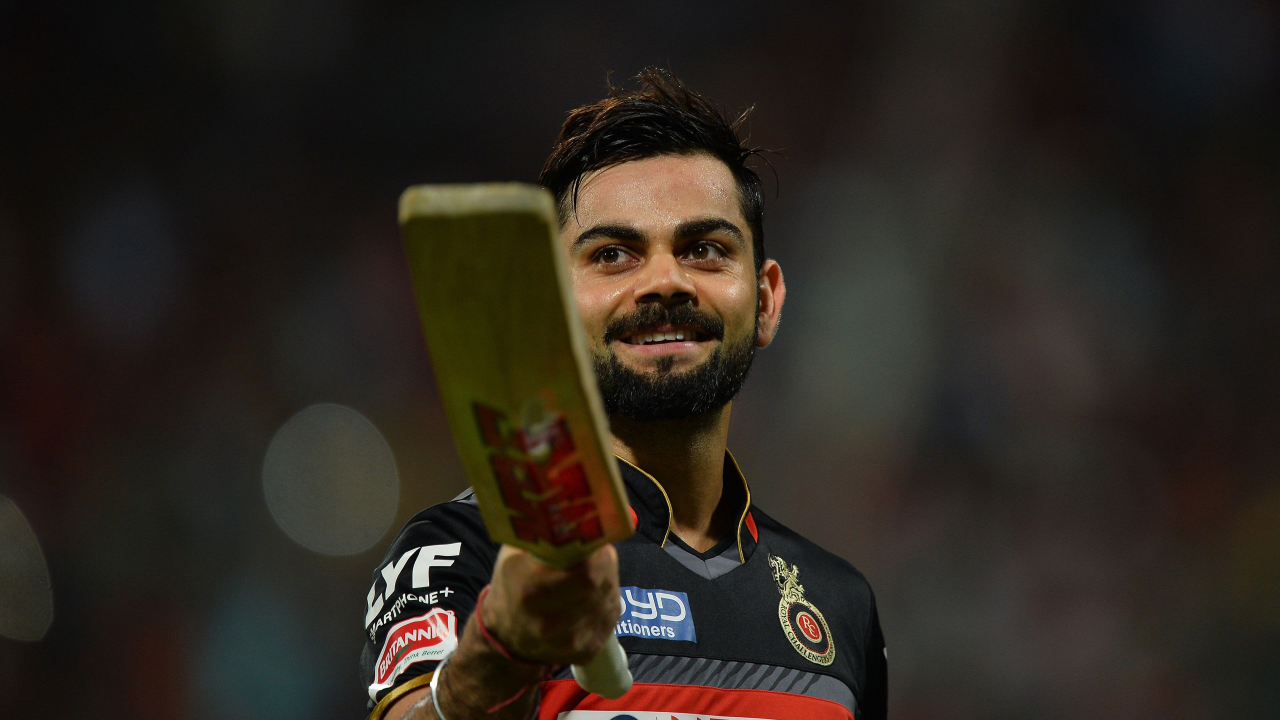
#> input picture koh.jpg, 3840 x 2160 px (shown at 1/3 size)
$ python thresh.py
#> lines starting #> are read from the running program, lines starting #| are printed output that depends on the picture; after the words box and inside, x2 and y2 are one past the last pixel; in counts of white or black regions, pixels touching at a corner belong together
import cv2 as cv
import numpy as np
img=cv.imread('koh.jpg')
#> img is the input picture: shape (2160, 3840, 3); mean B, G, R 31.3, 38.4, 45
img=cv.resize(img,(800,600),interpolation=cv.INTER_AREA)
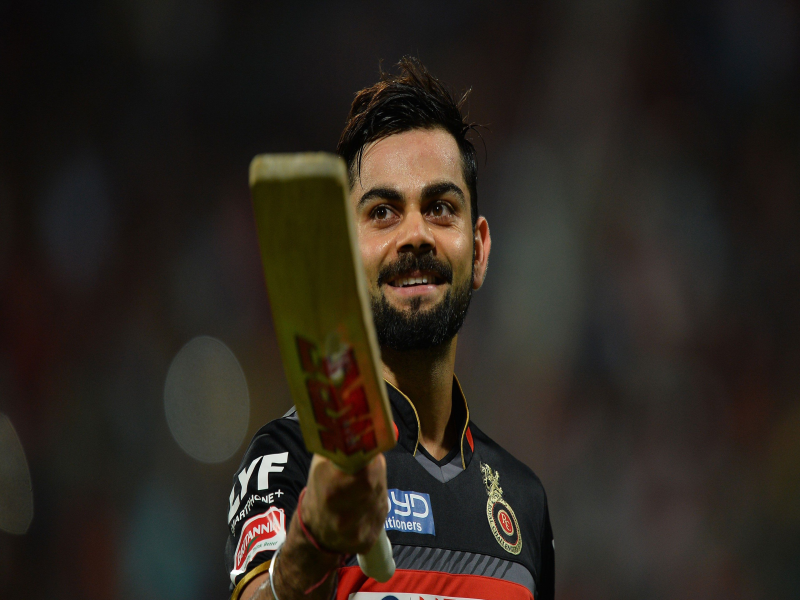
#> img: shape (600, 800, 3); mean B, G, R 31.3, 38.4, 45
cv.imshow('ori',img)
gray=cv.cvtColor(img,cv.COLOR_BGR2GRAY)
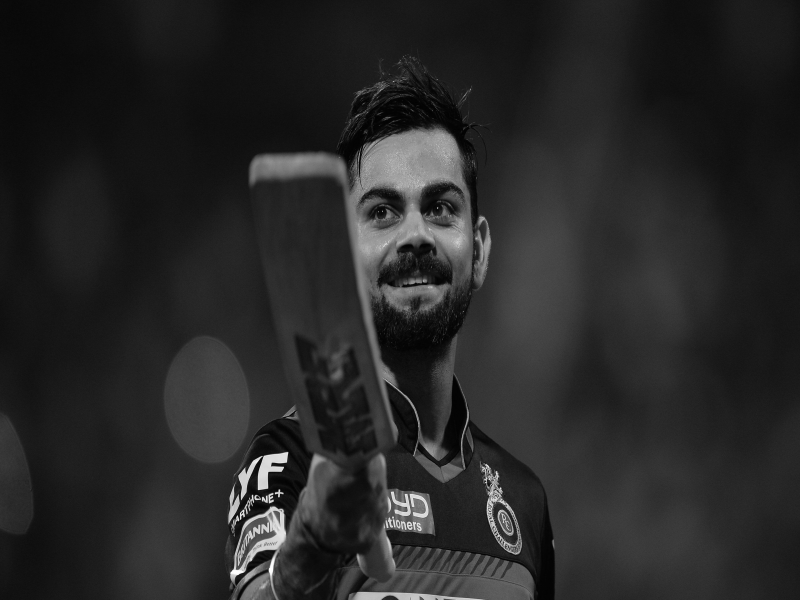
#> gray: shape (600, 800); min 2, max 254, mean 39.5
thr,the=cv.threshold(gray,150,225,cv.THRESH_BINARY)
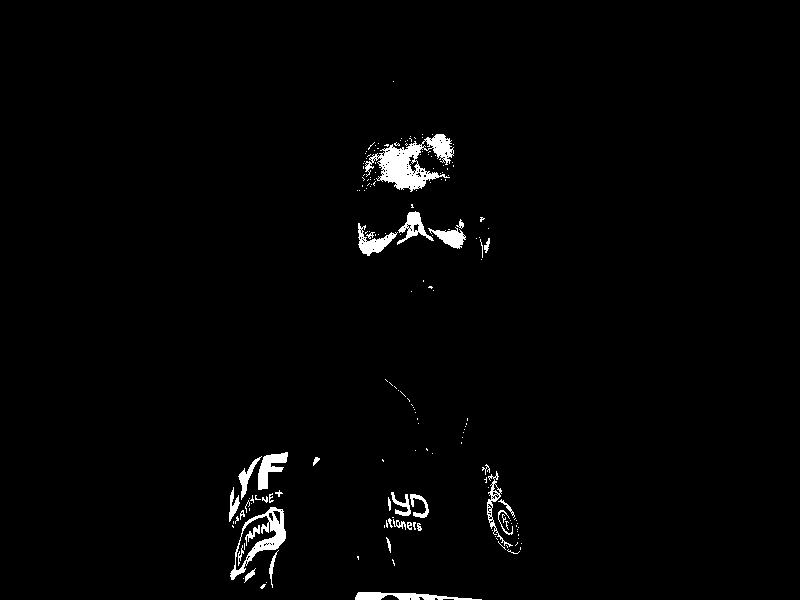
#> the: shape (600, 800); values 0 (black) and 225 (white), 1.7% white; 180 white regions (146 under 20 px), largest, box (x1, y1, x2, y2) and area: (365, 134, 454, 192) 2206, (230, 507, 286, 580) 1043, (355, 592, 482, 600) 582
cv.imshow("thre",the)
thinv,theinv=cv.threshold(gray,150,225,cv.THRESH_BINARY_INV)
cv.imshow("inv",theinv)
#adaptive thresh
ada=cv.adaptiveThreshold(gray,255,cv.ADAPTIVE_THRESH_MEAN_C,cv.THRESH_BINARY,13,3)
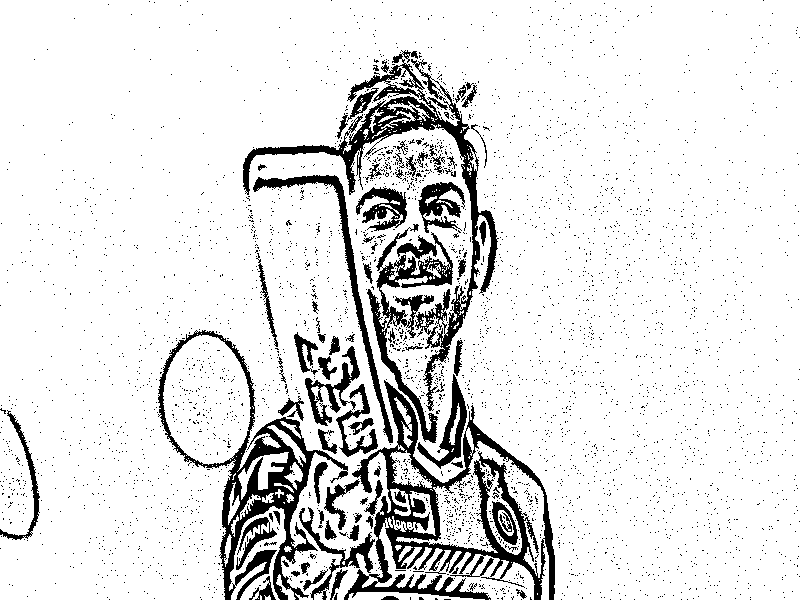
#> ada: shape (600, 800); 88.6% white; 3741 black regions (3659 under 20 px), largest, box (x1, y1, x2, y2) and area: (344, 380, 555, 600) 11527, (243, 50, 499, 411) 8634, (158, 330, 348, 600) 8164
cv.imshow("ada",ada)
cv.waitKey(0)
